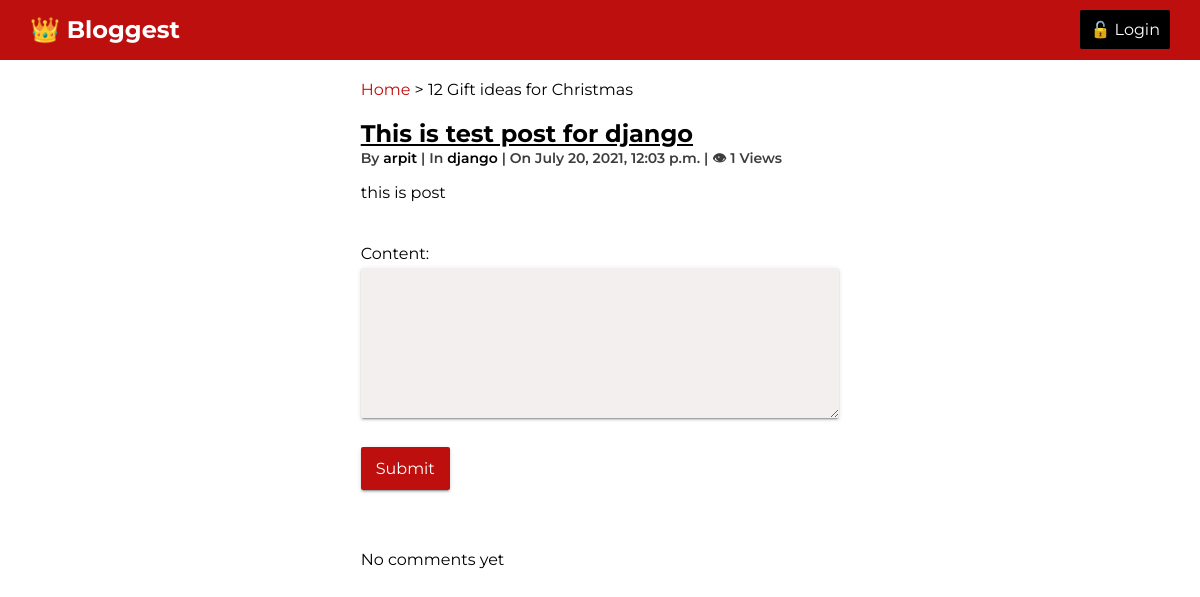
/3/, run on an earlier commit of the app's database.
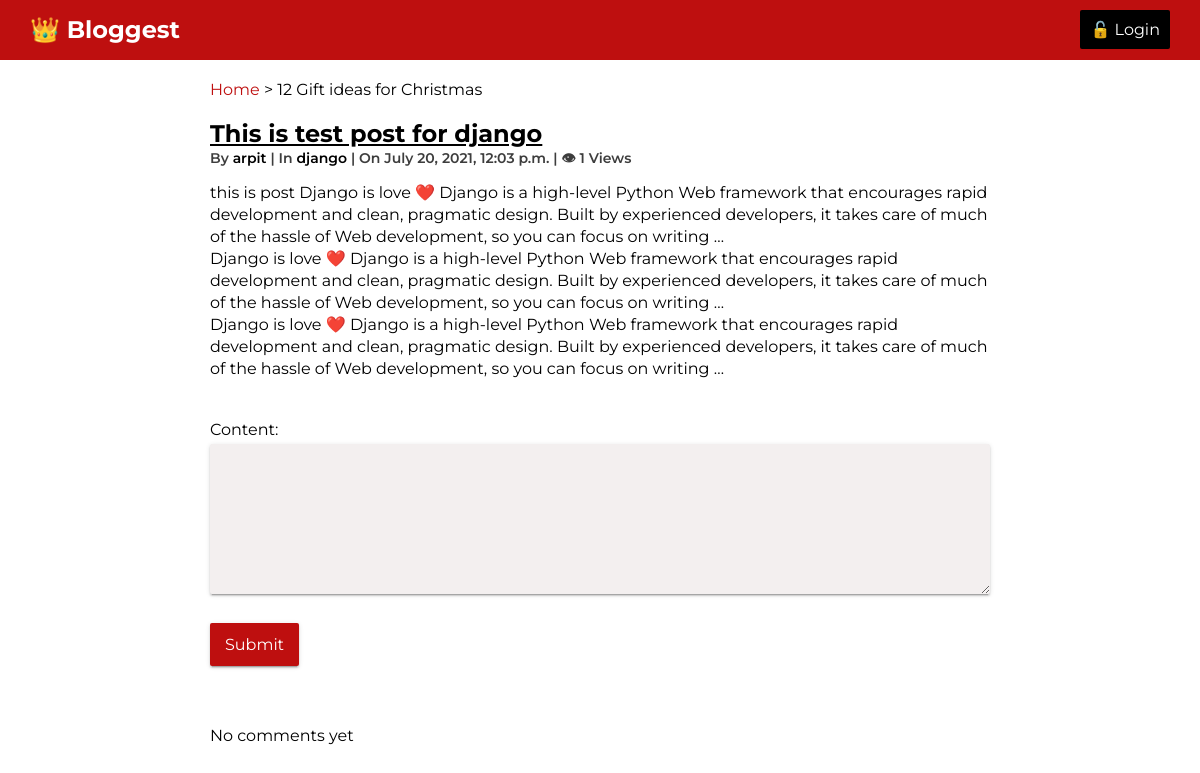
And on a later commit of the database.
### blog/models.py (models this page shows, shortened)
class Post(models.Model):
    title = models.CharField(max_length=200)
    content = models.TextField()
    pub_date = models.DateTimeField(auto_now_add=True)
    view_count = models.PositiveIntegerField(default=0)
    author = models.ForeignKey(User, on_delete=models.CASCADE)
    category = models.ForeignKey(Category, on_delete=models.CASCADE)

class Category(models.Model):
    name = models.CharField(max_length=100, unique=True)
    creator = models.ForeignKey(User, on_delete=models.CASCADE)
    class Meta:
        verbose_name_plural = "Categories"
    def __str__(self):
        return self.name

### blog/views.py (the view, shortened to what this page needs)
# urls.py: path('<int:pk>/', views.PostDetail.as_view(), name="post_detail"),
class PostDetail(View):
    def get(self, request, *args, **kwargs):
        view = PostDisplay.as_view()
        return view(request, *args, **kwargs)

### blog/views.py (called while the page is built)
    def get_object(self):
        object = super(PostDisplay, self).get_object()
        object.view_count+=1
        object.save()
        return object

    def get_context_data(self, **kwargs):
        context = super(PostDisplay, self).get_context_data(**kwargs)
        context['comments'] = Comment.objects.filter(post=self.get_object())
        context['form'] = CommentForm
        return context

### templates/blog/post_detail.html (shortened to what this page needs)
{% extends 'base.html' %}
{% load static %}
{% block breadcrumb %}{{ block.super }} > 12 Gift ideas for Christmas{% endblock %}
{% block content %}
    <div class="blog-item">
            <h2>
                <a href="#">{{ post.title }}</a>
                </h2>
                <div class="info">
                    By <span><a href="#">{{ post.author }}</a></span> | In <span><a href="{% url 'post_category' post.category.pk %}">{{ post.category }}</a></span> | On <span>{{ post.pub_date }}</span> | &#x1f441 <span>{{ post.view_count }} Views</span>
                </div>
            <p>
                {{ post.content|linebreaks }}
            </p>
        </div>
    <div class="form">
        <form method="post" novalidate>
            {{ form.as_p }}
            <p><input type="submit" value="Submit"></p>
        </form>
    </div>
    <div class="comments-list">
        {% for comment in comments %}
             <div class="comment">
                <h2>👾</h2>
                <div class="info">
                    <p>{{ comment.by }}<span> . {{ comment.created_on.date}}</span></p>
                    <p>{{ comment.content }}</p>
                </div>
            </div>
        {% empty %}
            <p>No comments yet</p>
        {% endfor %}
    </div>
{% endblock %}

What changed in the data, as far as the page shows it:
changed Post "This is test post for django": content "this is post" → "this is post Django is love ❤️ Django is a high-level Python Web framework that encourages rapid development and clean, pragmatic design. Built by experienced developers, it takes care of much of the hassle of Web development, so you can focus on writing … Django is love ❤️ Django is a high-level Python Web framework that encourages rapid development and clean, pragmatic design. Built by experienced developers, it takes care of much of the hassle of Web development, so you can focus on writing … Django is love ❤️ Django is a high-level Python Web framework that encourages rapid development and clean, pragmatic design. Built by experienced developers, it takes care of much of the hassle of…"
